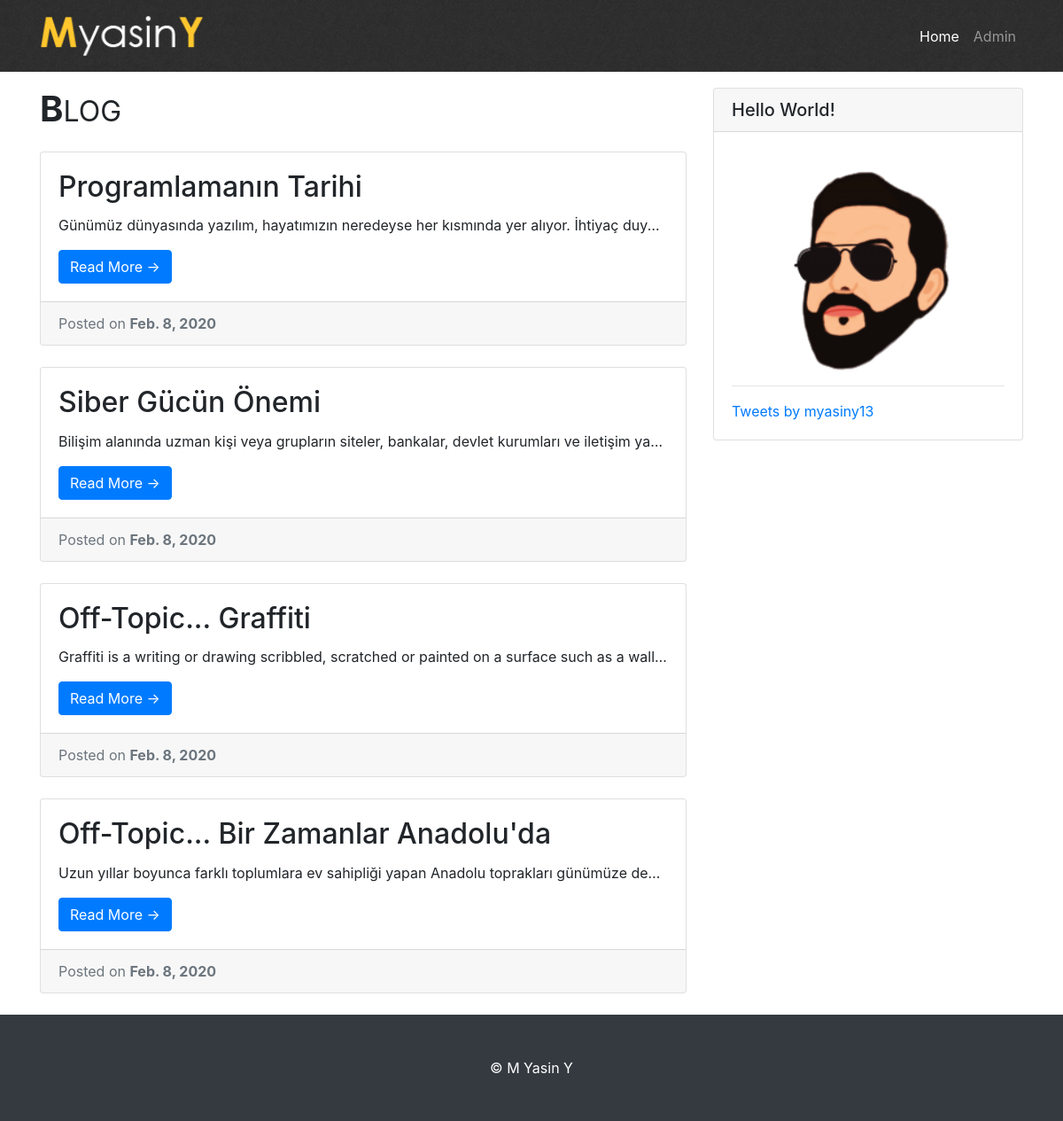
The page /blog/ on the database as committed earlier.
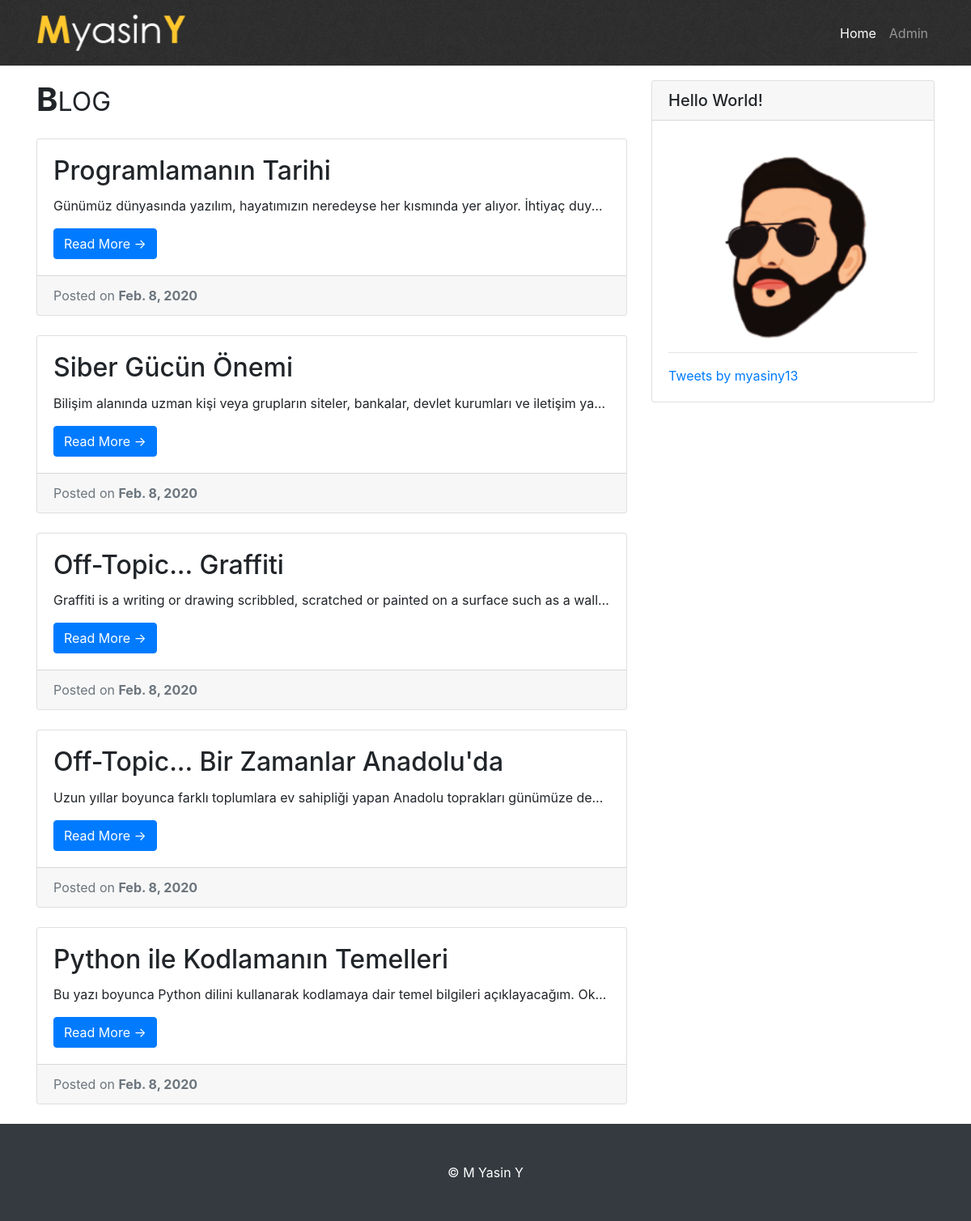
The same page on the database as committed later.
### myblog/models.py (models this page shows, shortened)
class Post(models.Model):
    title = models.CharField(blank=False, max_length=100)
    body = models.TextField(blank=False)
    date = models.DateField(default=datetime.now)

### myblog/views.py (the view)
# urls.py: path('', views.index, name='index'),
def index(request):
    post = Post.objects.order_by('date')
    page = request.GET.get('page', 1)
    paginator = Paginator(post, 5)
    try:
        post_page = paginator.page(page)
    except PageNotAnInteger:
        post_page = paginator.page(1)
    except EmptyPage:
        post_page = paginator.page(paginator.num_pages)
    return render(request, "index.html", {'result': post_page})

### templates/index.html (shortened to what this page needs)
{% extends 'base.html' %}
{% load static %}
{% block content %}
    {% for post in result %}
        <div class="card mb-4">
            <div class="card-body">
                <h2 class="card-title">{{ post.title }}</h2>
                <p class="card-text ozet">{{ post.body }}</p>
                <a href="{{ post.id }}" class="btn btn-primary">Read More &rarr;</a>
            </div>
            <div class="card-footer text-muted">
                Posted on <b>{{ post.date }}</b>
            </div>
        </div>
    {% endfor %}
{% endblock %}

Rows that differ between the two databases and show on the page:
added Post: title "Python ile Kodlamanın Temelleri", body "Bu yazı boyunca Python dilini kullanarak kodlamaya dair temel bilgileri açıklayacağım. Ok…", date "Feb. 8, 2020"
